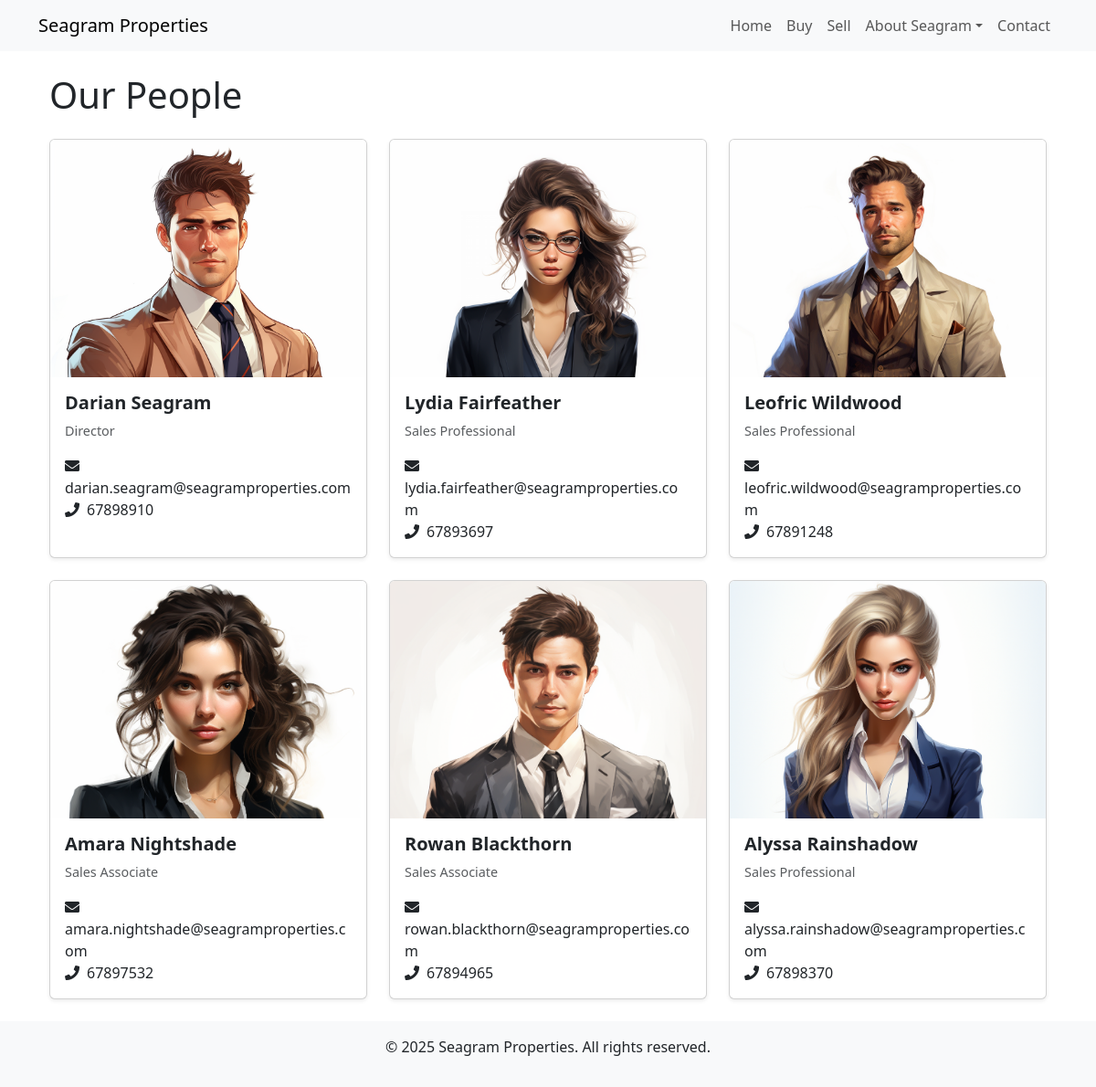
Screenshot of /about/people with the database file from the repository.
### core/models.py (models this page shows, shortened)
class Member(models.Model):
    first_name = models.CharField(max_length=30)
    last_name = models.CharField(max_length=30)
    email = models.EmailField()
    position = models.CharField(max_length=20, choices=POSITION_CHOICES, default='salesassociate')
    phone = models.CharField(max_length=15)
    image = models.ImageField(upload_to='members/') #Our images will be stored in media/members/

### core/views.py (the view)
# urls.py: path('about/people', PeopleView.as_view(), name='people'),
class PeopleView(ListView):
    model = Member
    context_object_name = 'members'
    template_name = 'core/people.html'

### core/templates/core/people.html
{% extends 'base.html' %}
{% block content %}
<div class="container">
    <h1 class="my-4">Our People</h1>
    <div class="row">
        {% for member in members %}
        <div class="col-12 col-md-6 col-lg-4 mb-4">
            <div class="card h-100 shadow-sm">
                <div style="aspect-ratio: 4/3; overflow: hidden;">
                    <img src="{{ member.image.url }}" class="card-img-top" style="width: 100%; height: 100%; object-fit: cover; object-position: top;" alt="{{ member.first_name }} {{ member.last_name }}">
                </div>
                <div class="card-body">
                    <h5 class="card-title">{{ member.first_name }} {{ member.last_name }}</h5>
                    <p class="card-text text-muted">{{ member.get_position_display }}</p>
                    <p class="card-text">
                        <i class="fas fa-envelope me-2"></i>{{ member.email }}<br>
                        <i class="fas fa-phone me-2"></i>{{ member.phone }}
                    </p>
                </div>
            </div>
        </div>
        {% empty %}
        <div class="col-12">
            <p>No team members available at the moment.</p>
        </div>
        {% endfor %}
    </div>
</div>
{% endblock %}

### core/templates/base.html (shortened to what this page needs)
{% load static %}
<!DOCTYPE html>
<html lang="en">
<head>
    <link href="https://cdn.jsdelivr.net/npm/bootstrap@5.3.5/dist/css/bootstrap.min.css" rel="stylesheet">
    <link rel="stylesheet" href="https://cdnjs.cloudflare.com/ajax/libs/font-awesome/5.15.3/css/all.min.css">
    <link rel="stylesheet" href="{% static 'css/custom.css' %}">
</head>
<body>
    <nav class="navbar navbar-expand-lg navbar-light bg-light">
        <div class="container">
            <a class="navbar-brand" href="{% url 'home' %}">Seagram Properties</a>
            <div class="collapse navbar-collapse" id="navbarNav">
                <ul class="navbar-nav ms-auto">
                    <li class="nav-item"><a class="nav-link" href="{% url 'home' %}">Home</a></li>
                    <li class="nav-item"><a class="nav-link" href="{% url 'property_list' %}">Buy</a></li>
                    <li class="nav-item"><a class="nav-link" href="{% url 'sell' %}">Sell</a></li>
                    <li class="nav-item dropdown">
                        <a class="nav-link dropdown-toggle" href="#" id="aboutDropdown" data-bs-toggle="dropdown" aria-expanded="false">About Seagram</a>
                    </li>
                    <li class="nav-item"><a class="nav-link" href="{% url 'contact' %}">Contact</a></li>
                </ul>
            </div>
        </div>
    </nav>
    <div class="container mt-1">
        {% block content %}
        {% endblock %}
    </div>
    <footer class="bg-light text-center py-3">
        <p>&copy; 2025 Seagram Properties. All rights reserved.</p>
    </footer>
</body>
</html>

### static/css/custom.css (style rules this page uses)
.card-title { font-size: 1.25rem; font-weight: bold; }
.text-muted { font-size: 0.9rem; }

### rows the page displays
Member: image (picture), first_name "Darian", last_name "Seagram", position "Director", email "darian.seagram@seagramproperties.com", phone "67898910"
Member: image (picture), first_name "Lydia", last_name "Fairfeather", position "Sales Professional", email "lydia.fairfeather@seagramproperties.com", phone "67893697"
Member: image (picture), first_name "Leofric", last_name "Wildwood", position "Sales Professional", email "leofric.wildwood@seagramproperties.com", phone "67891248"
Member: image (picture), first_name "Amara", last_name "Nightshade", position "Sales Associate", email "amara.nightshade@seagramproperties.com", phone "67897532"
Member: image (picture), first_name "Rowan", last_name "Blackthorn", position "Sales Associate", email "rowan.blackthorn@seagramproperties.com", phone "67894965"
Member: image (picture), first_name "Alyssa", last_name "Rainshadow", position "Sales Professional", email "alyssa.rainshadow@seagramproperties.com", phone "67898370"
